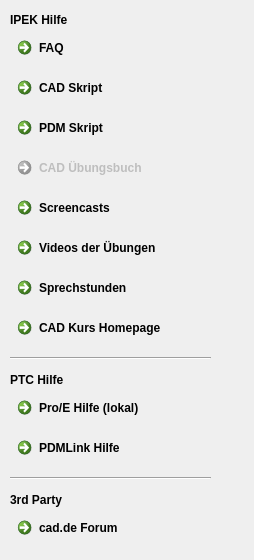
<?xml version="1.0" encoding="UTF-8"?>
<ui version="4.0">
 <class>Dialog</class>
 <widget class="QDialog" name="Dialog">
  <property name="windowModality">
   <enum>Qt::NonModal</enum>
  </property>
  <property name="geometry">
   <rect>
    <x>0</x>
    <y>0</y>
    <width>254</width>
    <height>560</height>
   </rect>
  </property>
  <property name="windowTitle">
   <string>Hilfethemen</string>
  </property>
  <widget class="QCommandLinkButton" name="helpFAQ">
   <property name="enabled">
    <bool>true</bool>
   </property>
   <property name="geometry">
    <rect>
     <x>10</x>
     <y>30</y>
     <width>191</width>
     <height>41</height>
    </rect>
   </property>
   <property name="cursor">
    <cursorShape>PointingHandCursor</cursorShape>
   </property>
   <property name="contextMenuPolicy">
    <enum>Qt::DefaultContextMenu</enum>
   </property>
   <property name="text">
    <string>FAQ</string>
   </property>
   <property name="icon">
    <iconset resource="pyCADuires.qrc">
     <normaloff>:/IPEK/img/icon_rss.png</normaloff>:/IPEK/img/icon_rss.png</iconset>
   </property>
   <property name="autoDefault">
    <bool>true</bool>
   </property>
  </widget>
  <widget class="QCommandLinkButton" name="helpProHelp">
   <property name="enabled">
    <bool>true</bool>
   </property>
   <property name="geometry">
    <rect>
     <x>10</x>
     <y>390</y>
     <width>191</width>
     <height>41</height>
    </rect>
   </property>
   <property name="cursor">
    <cursorShape>PointingHandCursor</cursorShape>
   </property>
   <property name="contextMenuPolicy">
    <enum>Qt::DefaultContextMenu</enum>
   </property>
   <property name="text">
    <string>Pro/E Hilfe (lokal)</string>
   </property>
   <property name="icon">
    <iconset resource="pyCADuires.qrc">
     <normaloff>:/IPEK/img/pdmlink.png</normaloff>:/IPEK/img/pdmlink.png</iconset>
   </property>
   <property name="autoDefault">
    <bool>true</bool>
   </property>
  </widget>
  <widget class="QCommandLinkButton" name="helpIPEKhp">
   <property name="geometry">
    <rect>
     <x>10</x>
     <y>310</y>
     <width>191</width>
     <height>41</height>
    </rect>
   </property>
   <property name="cursor">
    <cursorShape>PointingHandCursor</cursorShape>
   </property>
   <property name="contextMenuPolicy">
    <enum>Qt::DefaultContextMenu</enum>
   </property>
   <property name="text">
    <string>CAD Kurs Homepage</string>
   </property>
   <property name="icon">
    <iconset resource="pyCADuires.qrc">
     <normaloff>:/IPEK/img/ipek.png</normaloff>:/IPEK/img/ipek.png</iconset>
   </property>
   <property name="autoDefault">
    <bool>true</bool>
   </property>
  </widget>
  <widget class="QCommandLinkButton" name="helpCADde">
   <property name="enabled">
    <bool>true</bool>
   </property>
   <property name="geometry">
    <rect>
     <x>10</x>
     <y>510</y>
     <width>191</width>
     <height>41</height>
    </rect>
   </property>
   <property name="cursor">
    <cursorShape>PointingHandCursor</cursorShape>
   </property>
   <property name="contextMenuPolicy">
    <enum>Qt::DefaultContextMenu</enum>
   </property>
   <property name="text">
    <string>cad.de Forum</string>
   </property>
   <property name="icon">
    <iconset resource="pyCADuires.qrc">
     <normaloff>:/IPEK/img/cadde.png</normaloff>:/IPEK/img/cadde.png</iconset>
   </property>
   <property name="autoDefault">
    <bool>true</bool>
   </property>
  </widget>
  <widget class="QCommandLinkButton" name="helpPDMhelp">
   <property name="enabled">
    <bool>true</bool>
   </property>
   <property name="geometry">
    <rect>
     <x>10</x>
     <y>430</y>
     <width>191</width>
     <height>41</height>
    </rect>
   </property>
   <property name="cursor">
    <cursorShape>PointingHandCursor</cursorShape>
   </property>
   <property name="contextMenuPolicy">
    <enum>Qt::DefaultContextMenu</enum>
   </property>
   <property name="text">
    <string>PDMLink Hilfe</string>
   </property>
   <property name="icon">
    <iconset resource="pyCADuires.qrc">
     <normaloff>:/IPEK/img/pdmlink.png</normaloff>:/IPEK/img/pdmlink.png</iconset>
   </property>
   <property name="autoDefault">
    <bool>true</bool>
   </property>
  </widget>
  <widget class="Line" name="line">
   <property name="geometry">
    <rect>
     <x>10</x>
     <y>470</y>
     <width>201</width>
     <height>16</height>
    </rect>
   </property>
   <property name="orientation">
    <enum>Qt::Horizontal</enum>
   </property>
  </widget>
  <widget class="QCommandLinkButton" name="helpCADSkript">
   <property name="enabled">
    <bool>true</bool>
   </property>
   <property name="geometry">
    <rect>
     <x>10</x>
     <y>70</y>
     <width>191</width>
     <height>41</height>
    </rect>
   </property>
   <property name="cursor">
    <cursorShape>PointingHandCursor</cursorShape>
   </property>
   <property name="contextMenuPolicy">
    <enum>Qt::DefaultContextMenu</enum>
   </property>
   <property name="text">
    <string>CAD Skript</string>
   </property>
   <property name="icon">
    <iconset resource="pyCADuires.qrc">
     <normaloff>:/IPEK/img/icon_pdf.png</normaloff>:/IPEK/img/icon_pdf.png</iconset>
   </property>
   <property name="autoDefault">
    <bool>true</bool>
   </property>
  </widget>
  <widget class="QCommandLinkButton" name="helpPDMSkript">
   <property name="enabled">
    <bool>true</bool>
   </property>
   <property name="geometry">
    <rect>
     <x>10</x>
     <y>110</y>
     <width>191</width>
     <height>41</height>
    </rect>
   </property>
   <property name="cursor">
    <cursorShape>PointingHandCursor</cursorShape>
   </property>
   <property name="contextMenuPolicy">
    <enum>Qt::DefaultContextMenu</enum>
   </property>
   <property name="text">
    <string>PDM Skript</string>
   </property>
   <property name="icon">
    <iconset resource="pyCADuires.qrc">
     <normaloff>:/IPEK/img/icon_pdf.png</normaloff>:/IPEK/img/icon_pdf.png</iconset>
   </property>
   <property name="autoDefault">
    <bool>true</bool>
   </property>
  </widget>
  <widget class="QCommandLinkButton" name="helpCADUebungen">
   <property name="enabled">
    <bool>false</bool>
   </property>
   <property name="geometry">
    <rect>
     <x>10</x>
     <y>150</y>
     <width>191</width>
     <height>41</height>
    </rect>
   </property>
   <property name="cursor">
    <cursorShape>PointingHandCursor</cursorShape>
   </property>
   <property name="contextMenuPolicy">
    <enum>Qt::DefaultContextMenu</enum>
   </property>
   <property name="text">
    <string>CAD Übungsbuch</string>
   </property>
   <property name="icon">
    <iconset resource="pyCADuires.qrc">
     <normaloff>:/IPEK/img/icon_pdf.png</normaloff>:/IPEK/img/icon_pdf.png</iconset>
   </property>
   <property name="autoDefault">
    <bool>true</bool>
   </property>
  </widget>
  <widget class="Line" name="line_3">
   <property name="geometry">
    <rect>
     <x>10</x>
     <y>350</y>
     <width>201</width>
     <height>16</height>
    </rect>
   </property>
   <property name="orientation">
    <enum>Qt::Horizontal</enum>
   </property>
  </widget>
  <widget class="QLabel" name="label_2">
   <property name="geometry">
    <rect>
     <x>10</x>
     <y>10</y>
     <width>79</width>
     <height>19</height>
    </rect>
   </property>
   <property name="minimumSize">
    <size>
     <width>0</width>
     <height>0</height>
    </size>
   </property>
   <property name="font">
    <font>
     <family>Arial</family>
     <weight>75</weight>
     <bold>true</bold>
    </font>
   </property>
   <property name="toolTip">
    <string>Wählen Sie die Sprache aus, die von Pro/E verwendet werden soll</string>
   </property>
   <property name="whatsThis">
    <string>Wählen Sie die Sprache aus, die von Pro/E verwendet werden soll</string>
   </property>
   <property name="text">
    <string>IPEK Hilfe</string>
   </property>
  </widget>
  <widget class="QLabel" name="label_3">
   <property name="geometry">
    <rect>
     <x>10</x>
     <y>370</y>
     <width>79</width>
     <height>19</height>
    </rect>
   </property>
   <property name="minimumSize">
    <size>
     <width>0</width>
     <height>0</height>
    </size>
   </property>
   <property name="font">
    <font>
     <family>Arial</family>
     <weight>75</weight>
     <bold>true</bold>
    </font>
   </property>
   <property name="toolTip">
    <string>Wählen Sie die Sprache aus, die von Pro/E verwendet werden soll</string>
   </property>
   <property name="whatsThis">
    <string>Wählen Sie die Sprache aus, die von Pro/E verwendet werden soll</string>
   </property>
   <property name="text">
    <string>PTC Hilfe</string>
   </property>
  </widget>
  <widget class="QLabel" name="label_4">
   <property name="geometry">
    <rect>
     <x>10</x>
     <y>490</y>
     <width>79</width>
     <height>19</height>
    </rect>
   </property>
   <property name="minimumSize">
    <size>
     <width>0</width>
     <height>0</height>
    </size>
   </property>
   <property name="font">
    <font>
     <family>Arial</family>
     <weight>75</weight>
     <bold>true</bold>
    </font>
   </property>
   <property name="toolTip">
    <string>Wählen Sie die Sprache aus, die von Pro/E verwendet werden soll</string>
   </property>
   <property name="whatsThis">
    <string>Wählen Sie die Sprache aus, die von Pro/E verwendet werden soll</string>
   </property>
   <property name="text">
    <string>3rd Party</string>
   </property>
  </widget>
  <widget class="QCommandLinkButton" name="helpScreencasts">
   <property name="geometry">
    <rect>
     <x>10</x>
     <y>190</y>
     <width>191</width>
     <height>41</height>
    </rect>
   </property>
   <property name="cursor">
    <cursorShape>PointingHandCursor</cursorShape>
   </property>
   <property name="contextMenuPolicy">
    <enum>Qt::DefaultContextMenu</enum>
   </property>
   <property name="text">
    <string>Screencasts</string>
   </property>
   <property name="icon">
    <iconset resource="pyCADuires.qrc">
     <normaloff>:/IPEK/img/icon_cast.png</normaloff>:/IPEK/img/icon_cast.png</iconset>
   </property>
   <property name="autoDefault">
    <bool>true</bool>
   </property>
  </widget>
  <widget class="QCommandLinkButton" name="helpMovies">
   <property name="geometry">
    <rect>
     <x>10</x>
     <y>230</y>
     <width>191</width>
     <height>41</height>
    </rect>
   </property>
   <property name="cursor">
    <cursorShape>PointingHandCursor</cursorShape>
   </property>
   <property name="contextMenuPolicy">
    <enum>Qt::DefaultContextMenu</enum>
   </property>
   <property name="text">
    <string>Videos der Übungen</string>
   </property>
   <property name="icon">
    <iconset resource="pyCADuires.qrc">
     <normaloff>:/IPEK/img/icon_rss.png</normaloff>:/IPEK/img/icon_rss.png</iconset>
   </property>
   <property name="autoDefault">
    <bool>true</bool>
   </property>
  </widget>
  <widget class="QCommandLinkButton" name="helpOffice">
   <property name="geometry">
    <rect>
     <x>10</x>
     <y>270</y>
     <width>191</width>
     <height>41</height>
    </rect>
   </property>
   <property name="cursor">
    <cursorShape>PointingHandCursor</cursorShape>
   </property>
   <property name="contextMenuPolicy">
    <enum>Qt::DefaultContextMenu</enum>
   </property>
   <property name="text">
    <string>Sprechstunden</string>
   </property>
   <property name="icon">
    <iconset resource="pyCADuires.qrc">
     <normaloff>:/IPEK/img/icon_office.png</normaloff>:/IPEK/img/icon_office.png</iconset>
   </property>
   <property name="autoDefault">
    <bool>true</bool>
   </property>
  </widget>
  <widget class="QLabel" name="label">
   <property name="geometry">
    <rect>
     <x>10</x>
     <y>94</y>
     <width>16</width>
     <height>16</height>
    </rect>
   </property>
   <property name="text">
    <string/>
   </property>
   <property name="pixmap">
    <pixmap resource="pyCADuires.qrc">:/IPEK/img/icon_lock.png</pixmap>
   </property>
   <property name="scaledContents">
    <bool>true</bool>
   </property>
  </widget>
  <widget class="QLabel" name="label_5">
   <property name="geometry">
    <rect>
     <x>10</x>
     <y>134</y>
     <width>16</width>
     <height>16</height>
    </rect>
   </property>
   <property name="text">
    <string/>
   </property>
   <property name="pixmap">
    <pixmap resource="pyCADuires.qrc">:/IPEK/img/icon_lock.png</pixmap>
   </property>
   <property name="scaledContents">
    <bool>true</bool>
   </property>
  </widget>
  <widget class="QLabel" name="label_6">
   <property name="geometry">
    <rect>
     <x>10</x>
     <y>212</y>
     <width>16</width>
     <height>16</height>
    </rect>
   </property>
   <property name="text">
    <string/>
   </property>
   <property name="pixmap">
    <pixmap resource="pyCADuires.qrc">:/IPEK/img/icon_lock.png</pixmap>
   </property>
   <property name="scaledContents">
    <bool>true</bool>
   </property>
  </widget>
  <widget class="QLabel" name="label_7">
   <property name="enabled">
    <bool>false</bool>
   </property>
   <property name="geometry">
    <rect>
     <x>10</x>
     <y>174</y>
     <width>16</width>
     <height>16</height>
    </rect>
   </property>
   <property name="text">
    <string/>
   </property>
   <property name="pixmap">
    <pixmap resource="pyCADuires.qrc">:/IPEK/img/icon_lock.png</pixmap>
   </property>
   <property name="scaledContents">
    <bool>true</bool>
   </property>
  </widget>
 </widget>
 <tabstops>
  <tabstop>helpFAQ</tabstop>
  <tabstop>helpProHelp</tabstop>
  <tabstop>helpPDMhelp</tabstop>
  <tabstop>helpIPEKhp</tabstop>
  <tabstop>helpCADde</tabstop>
 </tabstops>
 <resources>
  <include location="pyCADuires.qrc"/>
 </resources>
 <connections/>
</ui>
